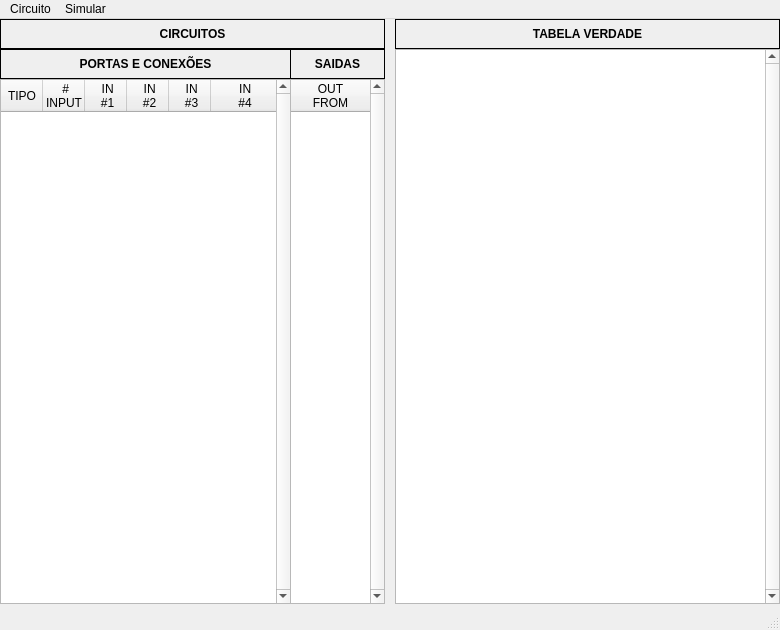
<?xml version="1.0" encoding="UTF-8"?>
<ui version="4.0">
 <class>MainCircuito</class>
 <widget class="QMainWindow" name="MainCircuito">
  <property name="geometry">
   <rect>
    <x>0</x>
    <y>0</y>
    <width>780</width>
    <height>630</height>
   </rect>
  </property>
  <property name="windowTitle">
   <string>Simulador de Circuitos Digitais</string>
  </property>
  <widget class="QWidget" name="centralWidget">
   <widget class="QLabel" name="label_cir">
    <property name="geometry">
     <rect>
      <x>0</x>
      <y>0</y>
      <width>385</width>
      <height>30</height>
     </rect>
    </property>
    <property name="font">
     <font>
      <weight>75</weight>
      <bold>true</bold>
     </font>
    </property>
    <property name="frameShape">
     <enum>QFrame::Box</enum>
    </property>
    <property name="text">
     <string>CIRCUITOS</string>
    </property>
    <property name="alignment">
     <set>Qt::AlignCenter</set>
    </property>
   </widget>
   <widget class="QLabel" name="label_tv">
    <property name="geometry">
     <rect>
      <x>395</x>
      <y>0</y>
      <width>385</width>
      <height>30</height>
     </rect>
    </property>
    <property name="font">
     <font>
      <weight>75</weight>
      <bold>true</bold>
     </font>
    </property>
    <property name="frameShape">
     <enum>QFrame::Box</enum>
    </property>
    <property name="text">
     <string>TABELA VERDADE</string>
    </property>
    <property name="textFormat">
     <enum>Qt::RichText</enum>
    </property>
    <property name="scaledContents">
     <bool>true</bool>
    </property>
    <property name="alignment">
     <set>Qt::AlignCenter</set>
    </property>
   </widget>
   <widget class="QLabel" name="label_port">
    <property name="geometry">
     <rect>
      <x>0</x>
      <y>30</y>
      <width>291</width>
      <height>30</height>
     </rect>
    </property>
    <property name="font">
     <font>
      <weight>75</weight>
      <bold>true</bold>
     </font>
    </property>
    <property name="frameShape">
     <enum>QFrame::Box</enum>
    </property>
    <property name="text">
     <string>PORTAS E CONEXÕES</string>
    </property>
    <property name="alignment">
     <set>Qt::AlignCenter</set>
    </property>
   </widget>
   <widget class="QLabel" name="label_saidas">
    <property name="geometry">
     <rect>
      <x>290</x>
      <y>30</y>
      <width>95</width>
      <height>30</height>
     </rect>
    </property>
    <property name="font">
     <font>
      <weight>75</weight>
      <bold>true</bold>
     </font>
    </property>
    <property name="frameShape">
     <enum>QFrame::Box</enum>
    </property>
    <property name="text">
     <string>SAIDAS</string>
    </property>
    <property name="alignment">
     <set>Qt::AlignCenter</set>
    </property>
   </widget>
   <widget class="QTableWidget" name="tab_port">
    <property name="geometry">
     <rect>
      <x>0</x>
      <y>60</y>
      <width>291</width>
      <height>525</height>
     </rect>
    </property>
    <property name="verticalScrollBarPolicy">
     <enum>Qt::ScrollBarAlwaysOn</enum>
    </property>
    <property name="horizontalScrollBarPolicy">
     <enum>Qt::ScrollBarAlwaysOff</enum>
    </property>
    <property name="sizeAdjustPolicy">
     <enum>QAbstractScrollArea::AdjustIgnored</enum>
    </property>
    <property name="editTriggers">
     <set>QAbstractItemView::NoEditTriggers</set>
    </property>
    <property name="tabKeyNavigation">
     <bool>false</bool>
    </property>
    <property name="alternatingRowColors">
     <bool>true</bool>
    </property>
    <property name="selectionMode">
     <enum>QAbstractItemView::SingleSelection</enum>
    </property>
    <property name="selectionBehavior">
     <enum>QAbstractItemView::SelectRows</enum>
    </property>
    <property name="rowCount">
     <number>0</number>
    </property>
    <attribute name="horizontalHeaderCascadingSectionResizes">
     <bool>false</bool>
    </attribute>
    <attribute name="horizontalHeaderDefaultSectionSize">
     <number>42</number>
    </attribute>
    <attribute name="horizontalHeaderHighlightSections">
     <bool>false</bool>
    </attribute>
    <attribute name="horizontalHeaderMinimumSectionSize">
     <number>42</number>
    </attribute>
    <attribute name="horizontalHeaderShowSortIndicator" stdset="0">
     <bool>false</bool>
    </attribute>
    <attribute name="horizontalHeaderStretchLastSection">
     <bool>true</bool>
    </attribute>
    <attribute name="verticalHeaderVisible">
     <bool>false</bool>
    </attribute>
    <attribute name="verticalHeaderMinimumSectionSize">
     <number>30</number>
    </attribute>
    <column>
     <property name="text">
      <string>TIPO</string>
     </property>
    </column>
    <column>
     <property name="text">
      <string> #
INPUT</string>
     </property>
    </column>
    <column>
     <property name="text">
      <string> IN
 #1</string>
     </property>
    </column>
    <column>
     <property name="text">
      <string> IN
 #2</string>
     </property>
    </column>
    <column>
     <property name="text">
      <string> IN
 #3</string>
     </property>
    </column>
    <column>
     <property name="text">
      <string> IN
 #4</string>
     </property>
    </column>
   </widget>
   <widget class="QTableWidget" name="tab_saidas">
    <property name="geometry">
     <rect>
      <x>290</x>
      <y>60</y>
      <width>95</width>
      <height>525</height>
     </rect>
    </property>
    <property name="verticalScrollBarPolicy">
     <enum>Qt::ScrollBarAlwaysOn</enum>
    </property>
    <property name="horizontalScrollBarPolicy">
     <enum>Qt::ScrollBarAsNeeded</enum>
    </property>
    <property name="editTriggers">
     <set>QAbstractItemView::NoEditTriggers</set>
    </property>
    <property name="tabKeyNavigation">
     <bool>false</bool>
    </property>
    <property name="alternatingRowColors">
     <bool>true</bool>
    </property>
    <property name="selectionMode">
     <enum>QAbstractItemView::SingleSelection</enum>
    </property>
    <property name="selectionBehavior">
     <enum>QAbstractItemView::SelectRows</enum>
    </property>
    <attribute name="horizontalHeaderDefaultSectionSize">
     <number>48</number>
    </attribute>
    <attribute name="horizontalHeaderHighlightSections">
     <bool>false</bool>
    </attribute>
    <attribute name="horizontalHeaderStretchLastSection">
     <bool>true</bool>
    </attribute>
    <column>
     <property name="text">
      <string>OUT
FROM</string>
     </property>
    </column>
   </widget>
   <widget class="QTableWidget" name="tab_tv">
    <property name="geometry">
     <rect>
      <x>395</x>
      <y>30</y>
      <width>385</width>
      <height>555</height>
     </rect>
    </property>
    <property name="verticalScrollBarPolicy">
     <enum>Qt::ScrollBarAlwaysOn</enum>
    </property>
    <property name="editTriggers">
     <set>QAbstractItemView::NoEditTriggers</set>
    </property>
    <property name="tabKeyNavigation">
     <bool>false</bool>
    </property>
    <property name="alternatingRowColors">
     <bool>true</bool>
    </property>
    <property name="selectionMode">
     <enum>QAbstractItemView::NoSelection</enum>
    </property>
    <property name="selectionBehavior">
     <enum>QAbstractItemView::SelectItems</enum>
    </property>
    <attribute name="horizontalHeaderVisible">
     <bool>false</bool>
    </attribute>
    <attribute name="horizontalHeaderDefaultSectionSize">
     <number>40</number>
    </attribute>
    <attribute name="horizontalHeaderHighlightSections">
     <bool>false</bool>
    </attribute>
    <attribute name="horizontalHeaderMinimumSectionSize">
     <number>40</number>
    </attribute>
    <attribute name="verticalHeaderVisible">
     <bool>false</bool>
    </attribute>
    <attribute name="verticalHeaderHighlightSections">
     <bool>false</bool>
    </attribute>
   </widget>
  </widget>
  <widget class="QMenuBar" name="menuBar">
   <property name="geometry">
    <rect>
     <x>0</x>
     <y>0</y>
     <width>780</width>
     <height>21</height>
    </rect>
   </property>
   <widget class="QMenu" name="menuCircuito">
    <property name="title">
     <string>Circuito</string>
    </property>
    <addaction name="actionNovo"/>
    <addaction name="actionLer"/>
    <addaction name="actionSalvar"/>
    <addaction name="separator"/>
    <addaction name="actionSair"/>
   </widget>
   <widget class="QMenu" name="menuSimular">
    <property name="title">
     <string>Simular</string>
    </property>
    <addaction name="actionGerar_Tabela"/>
   </widget>
   <addaction name="menuCircuito"/>
   <addaction name="menuSimular"/>
  </widget>
  <widget class="QStatusBar" name="statusBar"/>
  <action name="actionNovo">
   <property name="text">
    <string>Novo...</string>
   </property>
  </action>
  <action name="actionLer">
   <property name="text">
    <string>Ler...</string>
   </property>
  </action>
  <action name="actionSalvar">
   <property name="text">
    <string>Salvar...</string>
   </property>
  </action>
  <action name="actionSair">
   <property name="text">
    <string>Sair</string>
   </property>
  </action>
  <action name="actionGerar_Tabela">
   <property name="text">
    <string>Gerar Tabela</string>
   </property>
  </action>
 </widget>
 <layoutdefault spacing="6" margin="11"/>
 <resources/>
 <connections/>
</ui>
